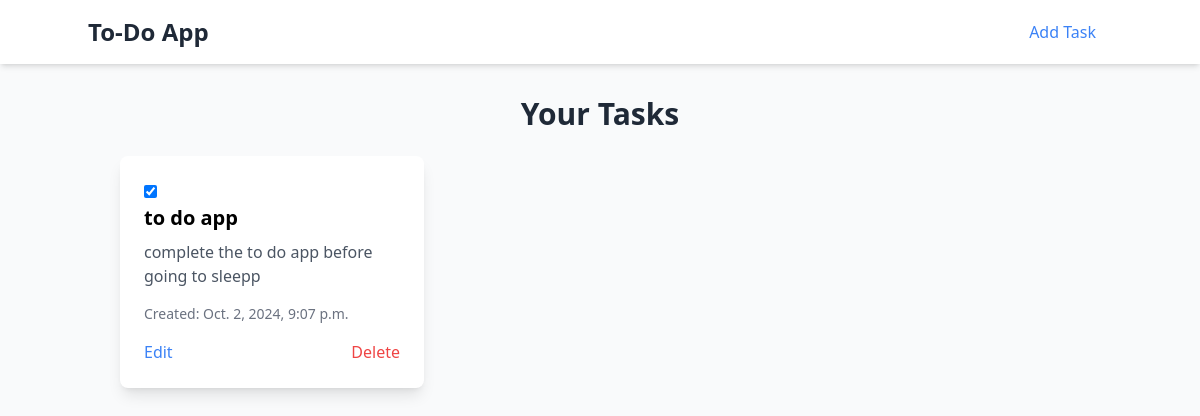
The app's page / (signed in) with its own data.
### tasks/models.py (models this page shows, shortened)
class Tasks(models.Model):
    name = models.CharField(max_length=200)
    description = models.TextField(blank=True)
    completed = models.BooleanField(default=False)
    created_at = models.DateTimeField(auto_now_add=True)
    user = models.ForeignKey(User, on_delete=models.CASCADE)

### tasks/views.py (the view)
# urls.py: path('', views.TaskList, name="index"),
def TaskList(request):
    tasks = Tasks.objects.filter(user=request.user).order_by("-created_at")
    context = {
        "tasks": tasks
    }
    return render(request, 'tasks/task_list.html', context)

### templates/tasks/task_list.html
{% extends 'partials/base.html' %}
{% block content %}
<h2 class="text-center text-3xl font-bold mb-6 text-gray-800">Your Tasks</h2>
<div class="grid grid-cols-1 md:grid-cols-2 lg:grid-cols-3 gap-6">
    {% for task in tasks %}
    <div class="bg-white rounded-lg shadow-lg p-6">
        <input type="checkbox" onchange="document.location.href='{% url 'tasks:task-toggle' task.pk %}'" {% if task.completed %}checked{% endif %}>
       <a href="{%url 'tasks:task-detail' task.pk%}"> <h3 class="text-xl font-semibold mb-2">{{ task.name }}</a></h3>
        <p class="text-gray-600 mb-4">{{ task.description }}</p>
        <p class="text-sm text-gray-500">Created: {{ task.created_at }}</p>
        <div class="flex justify-between mt-4">
            <a href="{% url 'tasks:task-update' task.pk %}" class="text-blue-500 hover:text-blue-700">Edit</a>
            <a href="{% url 'tasks:task-delete' task.pk %}" class="text-red-500 hover:text-red-700">Delete</a>
        </div>
    </div>
    {% endfor %}
</div>
{% endblock %}

### records on screen
Tasks: completed "☑", name "to do app", description "complete the to do app before going to sleepp", created_at "Oct. 2, 2024, 9:07 p.m."
